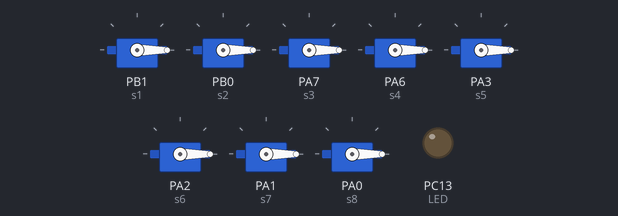
Simulated run of this sketch. Board: STM32 Blue Pill. Parts: 8 × servo, output pins drawn as LEDs (lit = HIGH).

Above: at 0.1 s.
Timing chart, 0 to 1.6 s (numbered marks = the images above):
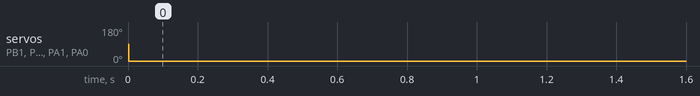

Measured:
- by itself, servo on PB1 (s1), servo on PB0 (s2), servo on PA7 (s3), servo on PA6 (s4), servo on PA3 (s5), servo on PA2 (s6), servo on PA1 (s7), servo on PA0 (s8): 90° → 0° at 0.00 s

The sketch:

sbus_explore.ino
```cpp
#include "SBUS.h"
#include <Servo.h>
Servo s1,s2,s3,s4,s5,s6,s7,s8;
long L1,L2,L3,L4,L5,L6,L7,L8;
SBUS sbus(Serial2);// Serial in port

void setup()
{
  sbus.begin();
  Serial.begin(115200);
  pinMode(PC13, OUTPUT);//LED
  digitalWrite(PC13, LOW); //Pull Down LED
  s1.attach(PB1);// S1 = Channel_1; PB1 = Pinout_1
  s2.attach(PB0);
  s3.attach(PA7);
  s4.attach(PA6);
  s5.attach(PA3);
  s6.attach(PA2);
  s7.attach(PA1);
  s8.attach(PA0);
}

void loop()
{
  delay(2);
  printSBUSStatus();
  setServo();
  //Serial.println(sbus.getLostFrames());
  //Serial.println(sbus.getLostFrames());
}

void printSBUSStatus()
{
  sbus.process();
  //Serial.print("\n 1:");
  L1 = long(sbus.getNormalizedChannel(1));//Refer to SBUS.cpp
  //Serial.println(L1);
  //Serial.print(" 2:");
  L2 = long(sbus.getNormalizedChannel(2));
  // Serial.print(L2);
  //Serial.print(" 3:");
  L3 = long(sbus.getNormalizedChannel(3));
  //Serial.print(L3);
  //Serial.print(" 4:");
  L4 = long(sbus.getNormalizedChannel(4));
  //Serial.print(L4);
  L5 = long(sbus.getNormalizedChannel(5));//Refer to SBUS.cpp
  //Serial.println(L5);
  //Serial.print(" 5:");
  L6 = long(sbus.getNormalizedChannel(6));
  //Serial.print(L6);
  //Serial.print(" 6:");
  L7 = long(sbus.getNormalizedChannel(7));
  //Serial.print(L7);
  //Serial.print(" 7:");
  L8 = long(sbus.getNormalizedChannel(8));
  //Serial.print(L8);
  /*
  Serial.print("Ch9  ");
  Serial.println(sbus.getNormalizedChannel(9));
  Serial.print("Ch10 ");
  Serial.println(sbus.getNormalizedChannel(10));
  Serial.print("Ch11 ");
  Serial.println(sbus.getNormalizedChannel(11));
  Serial.print("Ch12 ");
  Serial.println(sbus.getNormalizedChannel(12));
  Serial.print("Ch13 ");
  Serial.println(sbus.getNormalizedChannel(13));
  Serial.print("Ch14 ");
  Serial.println(sbus.getNormalizedChannel(14));
  Serial.print("Ch15 ");
  Serial.println(sbus.getNormalizedChannel(15));
  Serial.print("Ch16 ");
  Serial.println(sbus.getNormalizedChannel(16));
  Serial.println();
  Serial.print("Failsafe: ");
  if (sbus.getFailsafeStatus() == SBUS_FAILSAFE_ACTIVE) {
    Serial.println("Active");
  }
  if (sbus.getFailsafeStatus() == SBUS_FAILSAFE_INACTIVE) {
    Serial.println("Not Active");
  }

  Serial.print("Data loss on connection: ");
  Serial.print(sbus.getFrameLoss());
  Serial.println("%");

  Serial.print("Frames: ");
  Serial.print(sbus.getGoodFrames());
  Serial.print(" / ");
  Serial.print(sbus.getLostFrames());
  Serial.print(" / ");
  Serial.println(sbus.getDecoderErrorFrames());

  Serial.print("Time diff: ");
  Serial.println((long)(millis() - sbus.getLastTime()));*/
}

void setServo()
{
  s1.write(map(L1, 989, 2012, 0, 179));//Servo 1 is connected to Long 1. Lowest is 989; Highest is 2012; Start/Stop positions
  s2.write(map(L2, 989, 2012, 0, 179));
  s3.write(map(L3, 989, 2012, 0, 179));
  s4.write(map(L4, 989, 2012, 0, 179));
  s5.write(map(L5, 989, 2012, 0, 179));
  s6.write(map(L6, 989, 2012, 0, 179));
  s7.write(map(L7, 989, 2012, 0, 179));
  s8.write(map(L8, 989, 2012, 0, 179));
}
```

SBUS.cpp
```cpp
#include "SBUS.h"
#include <Arduino.h>

void SBUS::begin() {
	SBUS::begin(true);
}

void SBUS::begin(bool useTimer) {

	for (byte i = 0; i<18; i++) // Testing and sets everything to 0
		_channels[i]      = 0;

	_goodFrames         = 0;
	_lostFrames         = 0;
	_decoderErrorFrames = 0;
	_failsafe           = SBUS_FAILSAFE_INACTIVE;
	_serial.begin(100000, SERIAL_8E2);
}

void SBUS::process() {

	static byte buffer[22];
	static byte buffer_index = 0;

	while (_serial.available()) {//Reads in from USART

		byte rx = _serial.read();
		if (buffer_index == 0 && rx != SBUS_STARTBYTE) {
			//incorrect start byte, out of sync
			_decoderErrorFrames++;
			continue;
		}

		buffer[buffer_index++] = rx;

		if (buffer_index == 22) {
			buffer_index = 0;
			if (buffer[22] != SBUS_ENDBYTE) {
				//incorrect end byte, out of sync
				_decoderErrorFrames++;
				continue;
			}

			_goodFrames++;

			_channels[0]  = ((buffer[1]    |buffer[2]<<8)                 & 0x07FF);
			_channels[1]  = ((buffer[2]>>3 |buffer[3]<<5)                 & 0x07FF);
			_channels[2]  = ((buffer[3]>>6 |buffer[4]<<2 |buffer[5]<<10)  & 0x07FF);
			_channels[3]  = ((buffer[5]>>1 |buffer[6]<<7)                 & 0x07FF);
			_channels[4]  = ((buffer[6]>>4 |buffer[7]<<4)                 & 0x07FF);
			_channels[5]  = ((buffer[7]>>7 |buffer[8]<<1 |buffer[9]<<9)   & 0x07FF);
			_channels[6]  = ((buffer[9]>>2 |buffer[10]<<6)                & 0x07FF);
			_channels[7]  = ((buffer[10]>>5|buffer[11]<<3)                & 0x07FF);
			_channels[8]  = ((buffer[12]   |buffer[13]<<8)                & 0x07FF);
			_channels[9]  = ((buffer[13]>>3|buffer[14]<<5)                & 0x07FF);
			_channels[10] = ((buffer[14]>>6|buffer[15]<<2|buffer[16]<<10) & 0x07FF);
			_channels[11] = ((buffer[16]>>1|buffer[17]<<7)                & 0x07FF);
			_channels[12] = ((buffer[17]>>4|buffer[18]<<4)                & 0x07FF);
			_channels[13] = ((buffer[18]>>7|buffer[19]<<1|buffer[20]<<9)  & 0x07FF);
			_channels[14] = ((buffer[20]>>2|buffer[21]<<6)                & 0x07FF);
			_channels[15] = ((buffer[21]>>5|buffer[22]<<3)                & 0x07FF);


		}
	}
}

int SBUS::getNormalizedChannel(int channel) {
	if (channel < 1 or channel > 18) {
		return 0;
	} else
		return (int) lround(0.62477120195241f * (_channels[channel - 1]) + 881) ; //outputs 995-2012 pwm
}

/*
int SBUS::getChannel(int channel) {
  if (channel < 1 or channel > 18) {
    return 0;
  } else {
    return _channels[channel - 1];
  }
}
int SBUS::getFailsafeStatus() {//Testing
	return _failsafe;
}

int SBUS::getFrameLoss() {
	return (int) ((_lostFrames + _decoderErrorFrames) * 100 / (_goodFrames + _lostFrames + _decoderErrorFrames));
}

long SBUS::getGoodFrames() {
	return _goodFrames;
}

long SBUS::getLostFrames() {
	return _lostFrames;
}

long SBUS::getDecoderErrorFrames() {
	return _decoderErrorFrames;
}

long long SBUS::getLastTime() {
	return _lastGoodFrame;
}*/
```

SBUS.h
```cpp
#ifndef SBUS_h
#define SBUS_h

#include "Arduino.h"

#define SBUS_FAILSAFE_INACTIVE 0
#define SBUS_FAILSAFE_ACTIVE   1
#define SBUS_STARTBYTE         0x0f
#define SBUS_ENDBYTE           0x00


class SBUS {
	public:
		SBUS(HardwareSerial & serial) : _serial (serial) {}
		void begin();
		void begin(bool useTimer);
		void process();
		int getChannel(int channel);
		int getNormalizedChannel(int channel);
		int getFailsafeStatus();
		int getFrameLoss();
		long getGoodFrames();
		long getLostFrames();
		long getDecoderErrorFrames();
		long long getLastTime();
	private:
		HardwareSerial & _serial;
		int _channels[18];
		int _failsafe;
		long _goodFrames;
		long _lostFrames;
		long _decoderErrorFrames;
		long long _lastGoodFrame;
};

#endif
```
